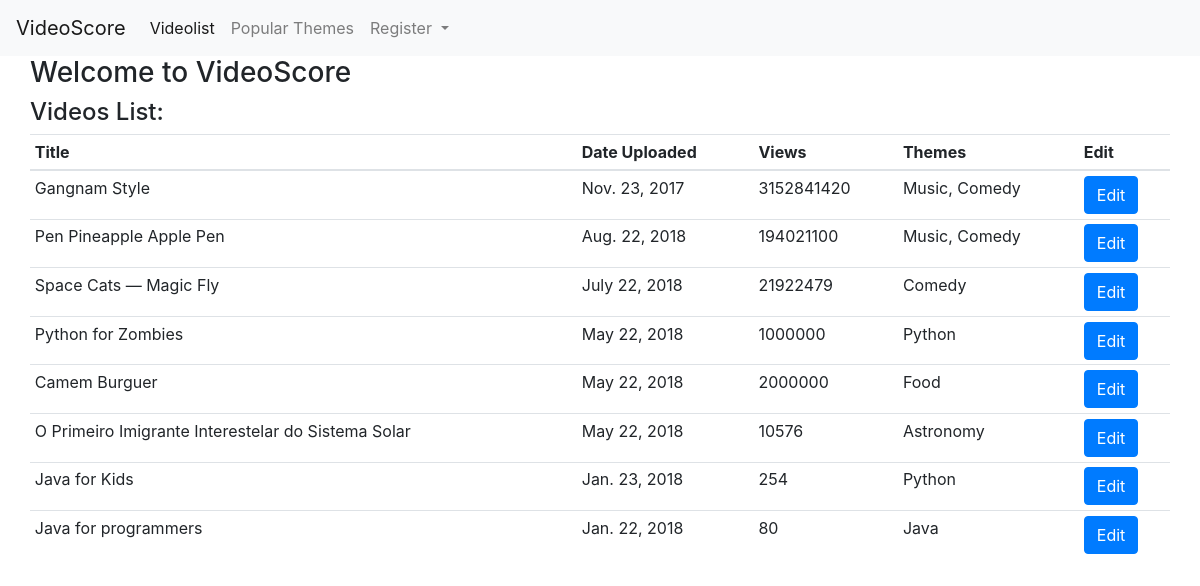
The page / on the database its author committed.
### videoScore/models.py (models this page shows, shortened)
class Video(models.Model):
    title = models.CharField(max_length=100)
    date_uploaded = models.DateField()
    views = models.IntegerField()
    themes = models.ManyToManyField(Theme)

class Theme(models.Model):
    name = models.CharField(max_length=100)
    score = models.BigIntegerField(default=0)
    def __str__(self):
        return self.name

### videoScore/views.py (the view)
# urls.py: path('', index, name='index'),
def index(request):
    data = {}
    data['videos'] = Video.objects.all()
    return render(request, 'videoScore/index.html', data)

### videoScore/templates/videoScore/index.html
{% extends "layout.html" %}
{% load static %}
{% block content %}
<div class="row">
    <h3>Welcome to VideoScore</h3>
</div>
<div class="row">
    <h4>Videos List:</h4>
</div>
<div class="row">
  <table class="table table-sm">
    <thead>
      <tr>
        <th>Title</th>
        <th>Date Uploaded</th>
        <th>Views</th>
        <th>Themes</th>
        <th>Edit</th>
      </tr>
    </thead>
    <tbody>
      {% for v in videos %}
      <tr>
        <td>{{v.title}}</td>
        <td>{{v.date_uploaded}}</td>
        <td>{{v.views}}</td>
        <td>
          {% for p in v.themes.all %}
            {% if p == v.themes.all.last %}
              {{ p }}
            {% else %}
              {{ p }},
            {% endif %}
          {% endfor %}
        </td>
        <td><a class="btn btn-primary" href="{% url 'edit_video' v.id %}">Edit</a></td>
      </tr>
      {% endfor %}
    </tbody>
  </table>
</div>
{% endblock %}

### videoScore/templates/layout.html (shortened to what this page needs)
<!DOCTYPE html>
{% load static %}
<html lang="en">
<head>
  <link href="https://stackpath.bootstrapcdn.com/bootstrap/4.1.1/css/bootstrap.min.css" type="text/css" rel="stylesheet" media="screen,projection"/>
</head>
<body>
  <nav class="navbar navbar-expand-lg navbar-light bg-light">
    <a class="navbar-brand" href="#">VideoScore</a>
    <div class="collapse navbar-collapse" id="navbarSupportedContent">
      <ul class="navbar-nav mr-auto">
        <li class="nav-item active">
          <a class="nav-link" href="{% url 'index' %}">Videolist
          </a>
        </li>
        <li class="nav-item">
          <a class="nav-link" href="{% url 'popular_themes' %}">Popular Themes</a>
        </li>
        <li class="nav-item dropdown">
            <a class="nav-link dropdown-toggle" href="#" id="navbarDropdown" role="button" data-toggle="dropdown" aria-haspopup="true" aria-expanded="false">
              Register
            </a>
          </li>
      </ul>
    </div>
  </nav>
  <div class="container">
      {% block content %}{% endblock %}
  </div>
  </body>
</html>

### rows shown on the page
Video: title "Gangnam Style", date_uploaded "Nov. 23, 2017", views "3152841420"
Theme: name "Music"
Theme: name "Comedy"
Video: title "Pen Pineapple Apple Pen", date_uploaded "Aug. 22, 2018", views "194021100"
Video: title "Space Cats — Magic Fly", date_uploaded "July 22, 2018", views "21922479"
Video: title "Python for Zombies", date_uploaded "May 22, 2018", views "1000000"
Theme: name "Python"
Video: title "Camem Burguer", date_uploaded "May 22, 2018", views "2000000"
Theme: name "Food"
Video: title "O Primeiro Imigrante Interestelar do Sistema Solar", date_uploaded "May 22, 2018", views "10576"
Theme: name "Astronomy"
Video: title "Java for Kids", date_uploaded "Jan. 23, 2018", views "254"
Video: title "Java for programmers", date_uploaded "Jan. 22, 2018", views "80"
Theme: name "Java"
